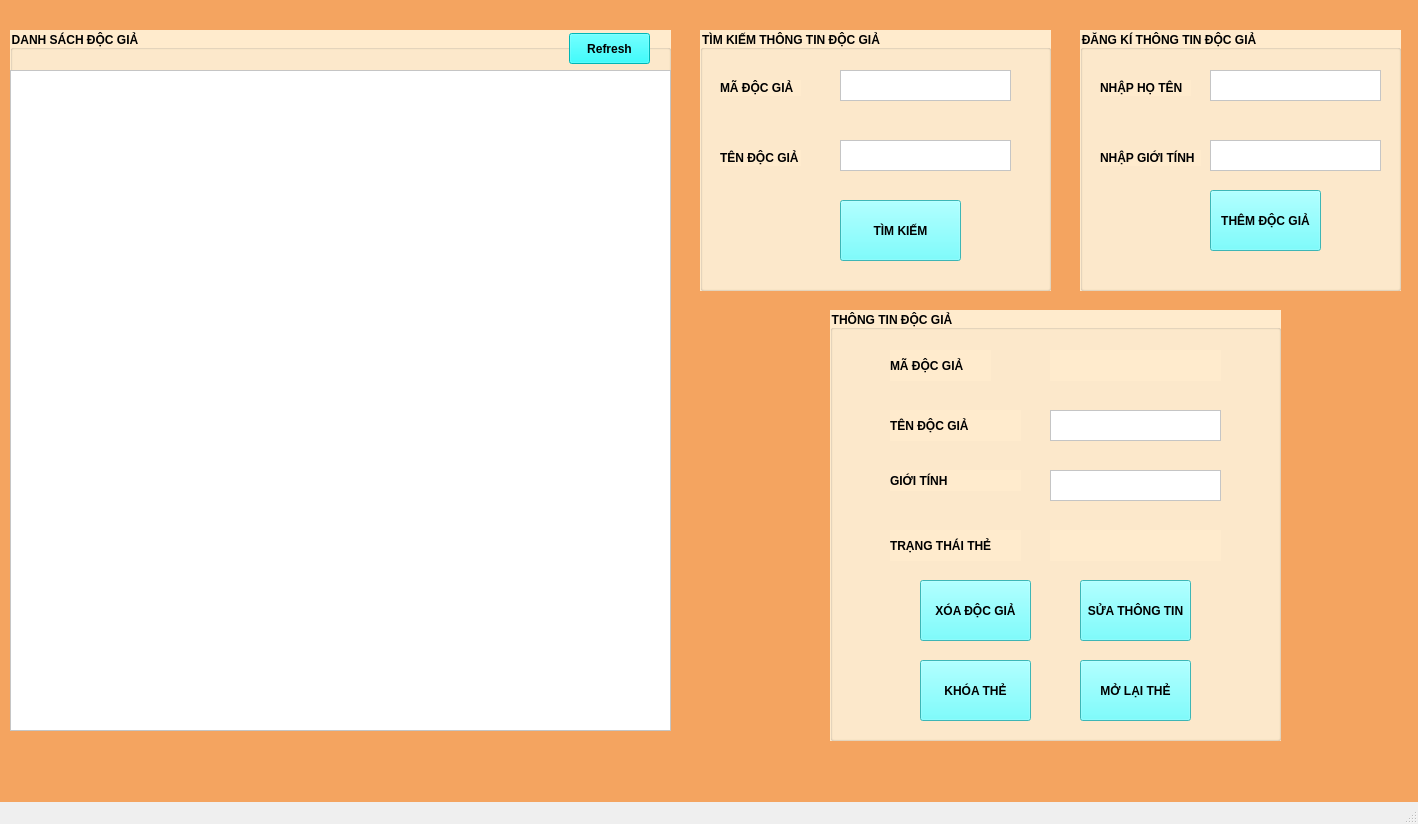
<?xml version="1.0" encoding="UTF-8"?>
<ui version="4.0">
 <class>reader</class>
 <widget class="QMainWindow" name="reader">
  <property name="geometry">
   <rect>
    <x>0</x>
    <y>0</y>
    <width>1418</width>
    <height>824</height>
   </rect>
  </property>
  <property name="windowTitle">
   <string>QUẢN LÍ ĐỘC GIẢ</string>
  </property>
  <property name="windowIcon">
   <iconset theme="accessories-dictionary">
    <normaloff>.</normaloff>.</iconset>
  </property>
  <widget class="QWidget" name="centralwidget">
   <widget class="QGroupBox" name="groupBox">
    <property name="geometry">
     <rect>
      <x>10</x>
      <y>30</y>
      <width>661</width>
      <height>701</height>
     </rect>
    </property>
    <property name="font">
     <font>
      <bold>true</bold>
     </font>
    </property>
    <property name="styleSheet">
     <string notr="true">background-color: rgb(255, 235, 205);</string>
    </property>
    <property name="title">
     <string>DANH SÁCH ĐỘC GIẢ</string>
    </property>
    <widget class="QTableView" name="tableListReader">
     <property name="geometry">
      <rect>
       <x>0</x>
       <y>40</y>
       <width>661</width>
       <height>661</height>
      </rect>
     </property>
     <property name="font">
      <font>
       <bold>true</bold>
      </font>
     </property>
     <property name="styleSheet">
      <string notr="true">background-color: rgb(255, 255, 255);</string>
     </property>
    </widget>
    <widget class="QPushButton" name="btnRefreshreder">
     <property name="geometry">
      <rect>
       <x>559</x>
       <y>3</y>
       <width>81</width>
       <height>31</height>
      </rect>
     </property>
     <property name="font">
      <font>
       <bold>true</bold>
      </font>
     </property>
     <property name="styleSheet">
      <string notr="true">background-color: rgb(0, 255, 255);</string>
     </property>
     <property name="text">
      <string>Refresh</string>
     </property>
    </widget>
   </widget>
   <widget class="QGroupBox" name="groupProfileReader">
    <property name="geometry">
     <rect>
      <x>830</x>
      <y>310</y>
      <width>451</width>
      <height>431</height>
     </rect>
    </property>
    <property name="font">
     <font>
      <italic>false</italic>
      <bold>true</bold>
      <underline>false</underline>
      <strikeout>false</strikeout>
      <stylestrategy>PreferDefault</stylestrategy>
      <kerning>true</kerning>
     </font>
    </property>
    <property name="styleSheet">
     <string notr="true">background-color: rgb(255, 235, 205);</string>
    </property>
    <property name="title">
     <string>THÔNG TIN ĐỘC GIẢ</string>
    </property>
    <widget class="QPlainTextEdit" name="txtNameReader">
     <property name="geometry">
      <rect>
       <x>220</x>
       <y>100</y>
       <width>171</width>
       <height>31</height>
      </rect>
     </property>
     <property name="font">
      <font>
       <italic>false</italic>
       <bold>true</bold>
       <underline>false</underline>
       <strikeout>false</strikeout>
       <stylestrategy>PreferDefault</stylestrategy>
       <kerning>true</kerning>
      </font>
     </property>
     <property name="styleSheet">
      <string notr="true">background-color: rgb(255, 255, 255);</string>
     </property>
    </widget>
    <widget class="QPlainTextEdit" name="txtReaderSex">
     <property name="geometry">
      <rect>
       <x>220</x>
       <y>160</y>
       <width>171</width>
       <height>31</height>
      </rect>
     </property>
     <property name="font">
      <font>
       <italic>false</italic>
       <bold>true</bold>
       <underline>false</underline>
       <strikeout>false</strikeout>
       <stylestrategy>PreferDefault</stylestrategy>
       <kerning>true</kerning>
      </font>
     </property>
     <property name="styleSheet">
      <string notr="true">background-color: rgb(255, 255, 255);</string>
     </property>
    </widget>
    <widget class="QPushButton" name="btnRemoveReader">
     <property name="geometry">
      <rect>
       <x>90</x>
       <y>270</y>
       <width>111</width>
       <height>61</height>
      </rect>
     </property>
     <property name="font">
      <font>
       <bold>true</bold>
      </font>
     </property>
     <property name="styleSheet">
      <string notr="true">background-color: rgb(85, 255, 255);</string>
     </property>
     <property name="text">
      <string>XÓA ĐỘC GIẢ</string>
     </property>
    </widget>
    <widget class="QPushButton" name="btnUpdateReader">
     <property name="geometry">
      <rect>
       <x>250</x>
       <y>270</y>
       <width>111</width>
       <height>61</height>
      </rect>
     </property>
     <property name="font">
      <font>
       <bold>true</bold>
      </font>
     </property>
     <property name="styleSheet">
      <string notr="true">background-color: rgb(85, 255, 255);</string>
     </property>
     <property name="text">
      <string>SỬA THÔNG TIN</string>
     </property>
    </widget>
    <widget class="QLabel" name="label">
     <property name="geometry">
      <rect>
       <x>60</x>
       <y>40</y>
       <width>101</width>
       <height>31</height>
      </rect>
     </property>
     <property name="font">
      <font>
       <pointsize>9</pointsize>
       <italic>false</italic>
       <bold>true</bold>
       <underline>false</underline>
       <strikeout>false</strikeout>
       <stylestrategy>PreferDefault</stylestrategy>
       <kerning>true</kerning>
      </font>
     </property>
     <property name="text">
      <string>MÃ ĐỘC GIẢ</string>
     </property>
    </widget>
    <widget class="QLabel" name="label_2">
     <property name="geometry">
      <rect>
       <x>60</x>
       <y>100</y>
       <width>131</width>
       <height>31</height>
      </rect>
     </property>
     <property name="font">
      <font>
       <pointsize>9</pointsize>
       <italic>false</italic>
       <bold>true</bold>
       <underline>false</underline>
       <strikeout>false</strikeout>
       <stylestrategy>PreferDefault</stylestrategy>
       <kerning>true</kerning>
      </font>
     </property>
     <property name="text">
      <string>TÊN ĐỘC GIẢ</string>
     </property>
    </widget>
    <widget class="QLabel" name="label_3">
     <property name="geometry">
      <rect>
       <x>60</x>
       <y>160</y>
       <width>131</width>
       <height>21</height>
      </rect>
     </property>
     <property name="font">
      <font>
       <family>Segoe UI</family>
       <pointsize>9</pointsize>
       <italic>false</italic>
       <bold>true</bold>
       <underline>false</underline>
       <strikeout>false</strikeout>
       <stylestrategy>PreferDefault</stylestrategy>
       <kerning>true</kerning>
      </font>
     </property>
     <property name="text">
      <string>GIỚI TÍNH</string>
     </property>
    </widget>
    <widget class="QLabel" name="label_4">
     <property name="geometry">
      <rect>
       <x>60</x>
       <y>220</y>
       <width>131</width>
       <height>31</height>
      </rect>
     </property>
     <property name="font">
      <font>
       <family>Segoe UI</family>
       <pointsize>9</pointsize>
       <italic>false</italic>
       <bold>true</bold>
       <underline>false</underline>
       <strikeout>false</strikeout>
       <stylestrategy>PreferDefault</stylestrategy>
       <kerning>true</kerning>
      </font>
     </property>
     <property name="text">
      <string>TRẠNG THÁI THẺ</string>
     </property>
    </widget>
    <widget class="QLabel" name="lbReaderID">
     <property name="geometry">
      <rect>
       <x>220</x>
       <y>40</y>
       <width>171</width>
       <height>31</height>
      </rect>
     </property>
     <property name="font">
      <font>
       <family>Segoe UI</family>
       <pointsize>12</pointsize>
       <italic>false</italic>
       <bold>true</bold>
       <underline>false</underline>
       <strikeout>false</strikeout>
       <stylestrategy>PreferDefault</stylestrategy>
       <kerning>true</kerning>
      </font>
     </property>
     <property name="text">
      <string/>
     </property>
    </widget>
    <widget class="QLabel" name="lbReaderStatus">
     <property name="geometry">
      <rect>
       <x>220</x>
       <y>220</y>
       <width>171</width>
       <height>31</height>
      </rect>
     </property>
     <property name="font">
      <font>
       <family>Segoe UI</family>
       <pointsize>9</pointsize>
       <italic>false</italic>
       <bold>true</bold>
       <underline>false</underline>
       <strikeout>false</strikeout>
       <stylestrategy>PreferDefault</stylestrategy>
       <kerning>true</kerning>
      </font>
     </property>
     <property name="text">
      <string/>
     </property>
    </widget>
    <widget class="QPushButton" name="btnBlockReader">
     <property name="geometry">
      <rect>
       <x>90</x>
       <y>350</y>
       <width>111</width>
       <height>61</height>
      </rect>
     </property>
     <property name="font">
      <font>
       <bold>true</bold>
      </font>
     </property>
     <property name="styleSheet">
      <string notr="true">background-color: rgb(85, 255, 255);</string>
     </property>
     <property name="text">
      <string>KHÓA THẺ</string>
     </property>
    </widget>
    <widget class="QPushButton" name="btnUnBlockReader">
     <property name="geometry">
      <rect>
       <x>250</x>
       <y>350</y>
       <width>111</width>
       <height>61</height>
      </rect>
     </property>
     <property name="font">
      <font>
       <bold>true</bold>
      </font>
     </property>
     <property name="styleSheet">
      <string notr="true">background-color: rgb(85, 255, 255);</string>
     </property>
     <property name="text">
      <string>MỞ LẠI THẺ</string>
     </property>
    </widget>
   </widget>
   <widget class="QGroupBox" name="groupBox_3">
    <property name="geometry">
     <rect>
      <x>1080</x>
      <y>30</y>
      <width>321</width>
      <height>261</height>
     </rect>
    </property>
    <property name="font">
     <font>
      <bold>true</bold>
     </font>
    </property>
    <property name="styleSheet">
     <string notr="true">background-color: rgb(255, 235, 205);</string>
    </property>
    <property name="title">
     <string>ĐĂNG KÍ THÔNG TIN ĐỘC GIẢ</string>
    </property>
    <widget class="QPlainTextEdit" name="txtinputName">
     <property name="geometry">
      <rect>
       <x>130</x>
       <y>40</y>
       <width>171</width>
       <height>31</height>
      </rect>
     </property>
     <property name="styleSheet">
      <string notr="true">background-color: rgb(255, 255, 255);</string>
     </property>
    </widget>
    <widget class="QPlainTextEdit" name="txtinputSex">
     <property name="geometry">
      <rect>
       <x>130</x>
       <y>110</y>
       <width>171</width>
       <height>31</height>
      </rect>
     </property>
     <property name="styleSheet">
      <string notr="true">background-color: rgb(255, 255, 255);</string>
     </property>
    </widget>
    <widget class="QPushButton" name="btnRegist">
     <property name="geometry">
      <rect>
       <x>130</x>
       <y>160</y>
       <width>111</width>
       <height>61</height>
      </rect>
     </property>
     <property name="font">
      <font>
       <bold>true</bold>
      </font>
     </property>
     <property name="styleSheet">
      <string notr="true">background-color: rgb(85, 255, 255);</string>
     </property>
     <property name="text">
      <string>THÊM ĐỘC GIẢ</string>
     </property>
    </widget>
    <widget class="QLabel" name="label_6">
     <property name="geometry">
      <rect>
       <x>20</x>
       <y>50</y>
       <width>91</width>
       <height>16</height>
      </rect>
     </property>
     <property name="font">
      <font>
       <bold>true</bold>
      </font>
     </property>
     <property name="text">
      <string>NHẬP HỌ TÊN</string>
     </property>
    </widget>
    <widget class="QLabel" name="label_7">
     <property name="geometry">
      <rect>
       <x>20</x>
       <y>120</y>
       <width>101</width>
       <height>16</height>
      </rect>
     </property>
     <property name="font">
      <font>
       <bold>true</bold>
      </font>
     </property>
     <property name="text">
      <string>NHẬP GIỚI TÍNH</string>
     </property>
    </widget>
   </widget>
   <widget class="QGroupBox" name="groupBox_4">
    <property name="geometry">
     <rect>
      <x>700</x>
      <y>30</y>
      <width>351</width>
      <height>261</height>
     </rect>
    </property>
    <property name="font">
     <font>
      <bold>true</bold>
     </font>
    </property>
    <property name="styleSheet">
     <string notr="true">background-color: rgb(255, 235, 205);</string>
    </property>
    <property name="title">
     <string>TÌM KIẾM THÔNG TIN ĐỘC GIẢ</string>
    </property>
    <widget class="QLabel" name="label_5">
     <property name="geometry">
      <rect>
       <x>20</x>
       <y>50</y>
       <width>81</width>
       <height>16</height>
      </rect>
     </property>
     <property name="font">
      <font>
       <bold>true</bold>
      </font>
     </property>
     <property name="text">
      <string>MÃ ĐỘC GIẢ</string>
     </property>
    </widget>
    <widget class="QLabel" name="label_8">
     <property name="geometry">
      <rect>
       <x>20</x>
       <y>120</y>
       <width>81</width>
       <height>16</height>
      </rect>
     </property>
     <property name="font">
      <font>
       <bold>true</bold>
      </font>
     </property>
     <property name="text">
      <string>TÊN ĐỘC GIẢ</string>
     </property>
    </widget>
    <widget class="QPlainTextEdit" name="txtinputReaderIDFind">
     <property name="geometry">
      <rect>
       <x>140</x>
       <y>40</y>
       <width>171</width>
       <height>31</height>
      </rect>
     </property>
     <property name="font">
      <font>
       <bold>true</bold>
      </font>
     </property>
     <property name="styleSheet">
      <string notr="true">background-color: rgb(255, 255, 255);</string>
     </property>
    </widget>
    <widget class="QPlainTextEdit" name="txtinputReaderNameFind">
     <property name="geometry">
      <rect>
       <x>140</x>
       <y>110</y>
       <width>171</width>
       <height>31</height>
      </rect>
     </property>
     <property name="font">
      <font>
       <bold>true</bold>
      </font>
     </property>
     <property name="styleSheet">
      <string notr="true">background-color: rgb(255, 255, 255);</string>
     </property>
    </widget>
    <widget class="QPushButton" name="btnFindReader">
     <property name="geometry">
      <rect>
       <x>140</x>
       <y>170</y>
       <width>121</width>
       <height>61</height>
      </rect>
     </property>
     <property name="font">
      <font>
       <bold>true</bold>
      </font>
     </property>
     <property name="styleSheet">
      <string notr="true">background-color: rgb(85, 255, 255);</string>
     </property>
     <property name="text">
      <string>TÌM KIẾM</string>
     </property>
    </widget>
   </widget>
   <widget class="QLabel" name="label_10">
    <property name="geometry">
     <rect>
      <x>-2</x>
      <y>-5</y>
      <width>1421</width>
      <height>821</height>
     </rect>
    </property>
    <property name="styleSheet">
     <string notr="true">background-color: rgb(244, 164, 96);</string>
    </property>
    <property name="text">
     <string/>
    </property>
   </widget>
   <zorder>label_10</zorder>
   <zorder>groupBox</zorder>
   <zorder>groupProfileReader</zorder>
   <zorder>groupBox_3</zorder>
   <zorder>groupBox_4</zorder>
  </widget>
  <widget class="QStatusBar" name="statusbar"/>
 </widget>
 <resources/>
 <connections/>
</ui>
